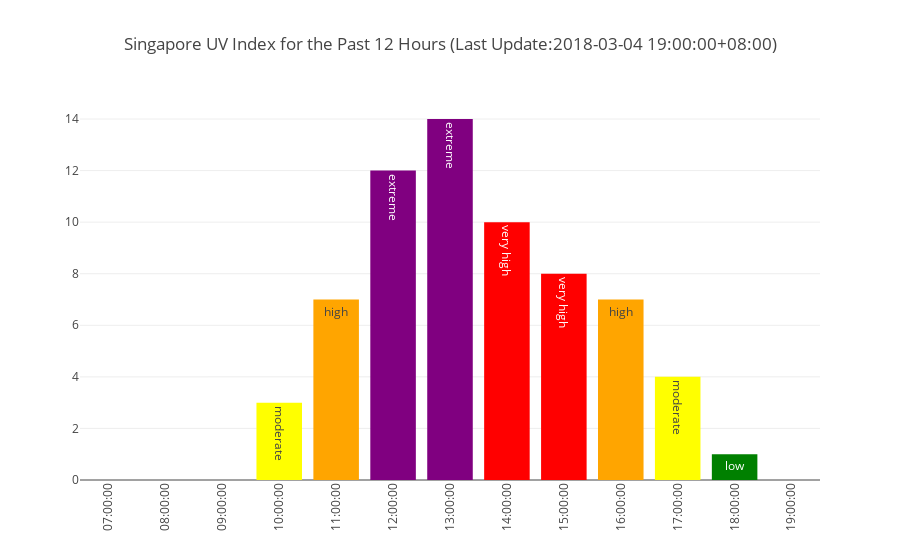

The notebook cell saved with this chart:
### Markdown cell above
Bar Plot Using Plotly

### Code cell
import plotly.plotly as py
from plotly.offline import download_plotlyjs, init_notebook_mode, plot, iplot
import plotly.graph_objs as go

colors =[]
for item in index_df['value']:
    if item >= 11:
        colors.append('purple')
    elif np.logical_and(item>=8,item<=10):
        colors.append('red')
    elif np.logical_and(item>=6,item<=7):
        colors.append('orange')
    elif np.logical_and(item>=3, item<=5):
        colors.append('yellow')
    else: 
        colors.append('green')

last_update = index_df['timestamp'].max()

#initialize plot offline in Jupyter Notebook
init_notebook_mode(connected=True)

data = [go.Bar(x=index_df.time, 
            y=index_df.value,
            marker=dict(
                color=colors,
            ),
            text = index_df['category']
          )]

last_update = index_df['timestamp'].max()
layout = go.Layout(
    title='Singapore UV Index for the Past 12 Hours (Last Update:%s)'%(last_update),
    xaxis=dict(
        tickangle=-90,)
)
fig = go.Figure(data=data, layout=layout)    
iplot(fig, filename = 'jupyter/uv_index_bar')

### Figure 1 — Plotly figure (JSON) as saved in the notebook; plotly's stock layout.template omitted (floating-point values rounded to 4 significant figures)
{"data": [{"marker": {"color": ["green", "green", "green", "yellow", "orange", "purple", "purple", "red", "red", "orange", "yellow", "green", "green"]}, "text": ["low", "low", "low", "moderate", "high", "extreme", "extreme", "very high", "very high", "high", "moderate", "low", "low"], "type": "bar", "x": ["07:00:00", "08:00:00", "09:00:00", "10:00:00", "11:00:00", "12:00:00", "13:00:00", "14:00:00", "15:00:00", "16:00:00", "17:00:00", "18:00:00", "19:00:00"], "y": [0, 0, 0, 3, 7, 12, 14, 10, 8, 7, 4, 1, 0]}], "layout": {"title": "Singapore UV Index for the Past 12 Hours (Last Update:2018-03-04 19:00:00+08:00)", "xaxis": {"tickangle": -90}}}
